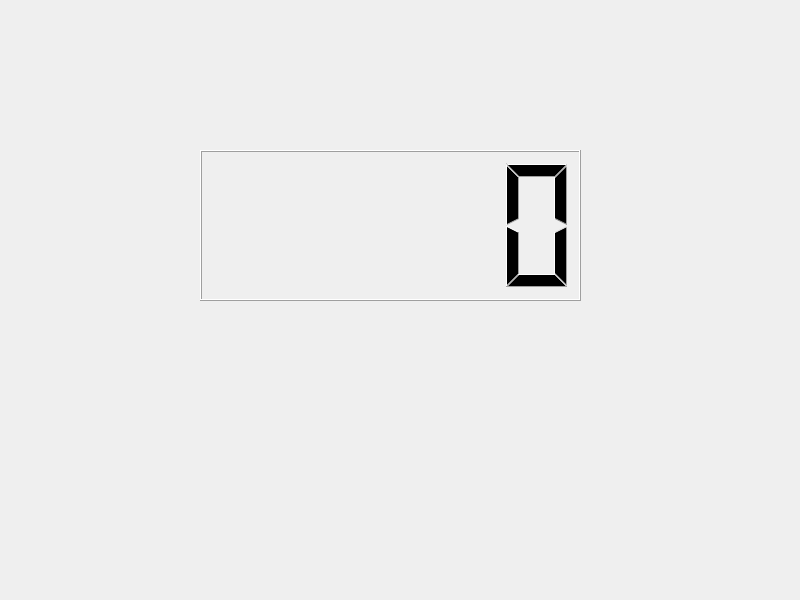
<?xml version="1.0" encoding="UTF-8"?>
<ui version="4.0">
 <class>Widget</class>
 <widget class="QWidget" name="Widget">
  <property name="geometry">
   <rect>
    <x>0</x>
    <y>0</y>
    <width>800</width>
    <height>600</height>
   </rect>
  </property>
  <property name="windowTitle">
   <string>Widget</string>
  </property>
  <widget class="QLCDNumber" name="lcdNumber">
   <property name="geometry">
    <rect>
     <x>200</x>
     <y>150</y>
     <width>381</width>
     <height>151</height>
    </rect>
   </property>
   <property name="segmentStyle">
    <enum>QLCDNumber::Filled</enum>
   </property>
  </widget>
 </widget>
 <resources/>
 <connections/>
</ui>
